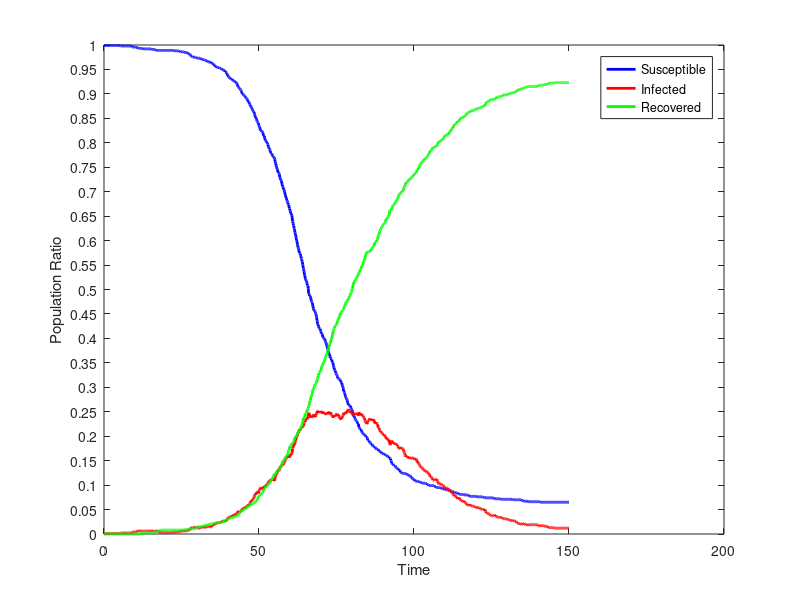

Write MATLAB code to recreate this figure.
dynamics = [
999.0,1.0,0.0;
999.0,1.0,0.0;
999.0,1.0,0.0;
999.0,1.0,0.0;
999.0,1.0,0.0;
999.0,1.0,0.0;
999.0,1.0,0.0;
999.0,1.0,0.0;
999.0,1.0,0.0;
999.0,1.0,0.0;
999.0,1.0,0.0;
999.0,1.0,0.0;
999.0,1.0,0.0;
999.0,1.0,0.0;
999.0,1.0,0.0;
999.0,1.0,0.0;
999.0,1.0,0.0;
999.0,1.0,0.0;
999.0,1.0,0.0;
999.0,1.0,0.0;
999.0,1.0,0.0;
999.0,1.0,0.0;
999.0,1.0,0.0;
999.0,1.0,0.0;
999.0,1.0,0.0;
999.0,1.0,0.0;
999.0,1.0,0.0;
999.0,1.0,0.0;
999.0,1.0,0.0;
999.0,1.0,0.0;
999.0,1.0,0.0;
999.0,1.0,0.0;
999.0,1.0,0.0;
999.0,1.0,0.0;
999.0,1.0,0.0;
999.0,1.0,0.0;
999.0,1.0,0.0;
999.0,1.0,0.0;
999.0,1.0,0.0;
999.0,1.0,0.0;
999.0,1.0,0.0;
999.0,1.0,0.0;
999.0,1.0,0.0;
999.0,1.0,0.0;
999.0,1.0,0.0;
999.0,1.0,0.0;
999.0,1.0,0.0;
999.0,1.0,0.0;
999.0,1.0,0.0;
999.0,1.0,0.0;
999.0,1.0,0.0;
999.0,1.0,0.0;
999.0,1.0,0.0;
998.0,2.0,0.0;
998.0,2.0,0.0;
998.0,2.0,0.0;
998.0,2.0,0.0;
998.0,2.0,0.0;
998.0,2.0,0.0;
998.0,2.0,0.0;
998.0,2.0,0.0;
998.0,2.0,0.0;
998.0,2.0,0.0;
998.0,2.0,0.0;
998.0,2.0,0.0;
998.0,2.0,0.0;
998.0,2.0,0.0;
998.0,2.0,0.0;
998.0,2.0,0.0;
998.0,2.0,0.0;
998.0,2.0,0.0;
998.0,2.0,0.0;
998.0,2.0,0.0;
998.0,2.0,0.0;
998.0,2.0,0.0;
998.0,2.0,0.0;
998.0,2.0,0.0;
998.0,2.0,0.0;
998.0,2.0,0.0;
998.0,2.0,0.0;
998.0,2.0,0.0;
998.0,2.0,0.0;
998.0,2.0,0.0;
998.0,2.0,0.0;
998.0,2.0,0.0;
998.0,2.0,0.0;
998.0,2.0,0.0;
998.0,2.0,0.0;
998.0,2.0,0.0;
998.0,2.0,0.0;
996.0,4.0,0.0;
996.0,4.0,0.0;
996.0,4.0,0.0;
996.0,4.0,0.0;
996.0,4.0,0.0;
996.0,4.0,0.0;
996.0,4.0,0.0;
996.0,4.0,0.0;
996.0,4.0,0.0;
996.0,4.0,0.0;
996.0,4.0,0.0;
996.0,4.0,0.0;
996.0,4.0,0.0;
995.0,5.0,0.0;
995.0,5.0,0.0;
995.0,5.0,0.0;
995.0,5.0,0.0;
994.0,6.0,0.0;
994.0,6.0,0.0;
994.0,6.0,0.0;
994.0,6.0,0.0;
994.0,6.0,0.0;
994.0,6.0,0.0;
994.0,6.0,0.0;
993.0,7.0,0.0;
993.0,7.0,0.0;
993.0,6.0,1.0;
993.0,6.0,1.0;
993.0,6.0,1.0;
993.0,6.0,1.0;
993.0,6.0,1.0;
993.0,6.0,1.0;
993.0,6.0,1.0;
993.0,6.0,1.0;
993.0,6.0,1.0;
993.0,6.0,1.0;
992.0,6.0,2.0;
992.0,6.0,2.0;
992.0,6.0,2.0;
992.0,6.0,2.0;
992.0,6.0,2.0;
992.0,6.0,2.0;
992.0,6.0,2.0;
992.0,6.0,2.0;
992.0,6.0,2.0;
992.0,6.0,2.0;
992.0,6.0,2.0;
992.0,6.0,2.0;
992.0,6.0,2.0;
992.0,6.0,2.0;
992.0,6.0,2.0;
992.0,6.0,2.0;
992.0,6.0,2.0;
992.0,6.0,2.0;
992.0,6.0,2.0;
992.0,6.0,2.0;
992.0,6.0,2.0;
992.0,6.0,2.0;
992.0,6.0,2.0;
992.0,6.0,2.0;
992.0,6.0,2.0;
992.0,6.0,2.0;
992.0,6.0,2.0;
991.0,7.0,2.0;
991.0,7.0,2.0;
991.0,6.0,3.0;
991.0,6.0,3.0;
991.0,6.0,3.0;
991.0,6.0,3.0;
991.0,6.0,3.0;
991.0,6.0,3.0;
991.0,6.0,3.0;
991.0,5.0,4.0;
991.0,5.0,4.0;
991.0,5.0,4.0;
990.0,6.0,4.0;
990.0,6.0,4.0;
990.0,6.0,4.0;
989.0,7.0,4.0;
989.0,7.0,4.0;
989.0,6.0,5.0;
989.0,6.0,5.0;
989.0,6.0,5.0;
989.0,6.0,5.0;
989.0,6.0,5.0;
989.0,6.0,5.0;
989.0,5.0,6.0;
989.0,5.0,6.0;
989.0,4.0,7.0;
989.0,4.0,7.0;
989.0,4.0,7.0;
989.0,4.0,7.0;
989.0,3.0,8.0;
989.0,3.0,8.0;
989.0,3.0,8.0;
989.0,3.0,8.0;
989.0,3.0,8.0;
989.0,3.0,8.0;
989.0,3.0,8.0;
989.0,3.0,8.0;
989.0,3.0,8.0;
989.0,3.0,8.0;
989.0,3.0,8.0;
989.0,3.0,8.0;
989.0,3.0,8.0;
989.0,3.0,8.0;
989.0,3.0,8.0;
989.0,3.0,8.0;
989.0,3.0,8.0;
989.0,3.0,8.0;
989.0,3.0,8.0;
989.0,3.0,8.0;
989.0,3.0,8.0;
989.0,3.0,8.0;
989.0,3.0,8.0;
989.0,3.0,8.0;
989.0,3.0,8.0;
989.0,3.0,8.0;
989.0,3.0,8.0;
989.0,3.0,8.0;
989.0,3.0,8.0;
989.0,3.0,8.0;
989.0,3.0,8.0;
989.0,3.0,8.0;
989.0,3.0,8.0;
989.0,3.0,8.0;
989.0,3.0,8.0;
989.0,3.0,8.0;
989.0,3.0,8.0;
989.0,3.0,8.0;
989.0,3.0,8.0;
989.0,3.0,8.0;
989.0,3.0,8.0;
989.0,3.0,8.0;
989.0,3.0,8.0;
989.0,3.0,8.0;
989.0,3.0,8.0;
988.0,4.0,8.0;
988.0,4.0,8.0;
988.0,4.0,8.0;
988.0,4.0,8.0;
988.0,4.0,8.0;
988.0,4.0,8.0;
988.0,4.0,8.0;
988.0,4.0,8.0;
988.0,4.0,8.0;
988.0,4.0,8.0;
988.0,4.0,8.0;
988.0,4.0,8.0;
988.0,4.0,8.0;
988.0,4.0,8.0;
988.0,4.0,8.0;
987.0,5.0,8.0;
987.0,5.0,8.0;
987.0,5.0,8.0;
987.0,5.0,8.0;
987.0,5.0,8.0;
986.0,6.0,8.0;
986.0,6.0,8.0;
986.0,6.0,8.0;
986.0,6.0,8.0;
986.0,6.0,8.0;
986.0,6.0,8.0;
986.0,6.0,8.0;
986.0,6.0,8.0;
986.0,6.0,8.0;
986.0,6.0,8.0;
986.0,6.0,8.0;
985.0,7.0,8.0;
985.0,7.0,8.0;
985.0,6.0,9.0;
985.0,6.0,9.0;
985.0,6.0,9.0;
985.0,6.0,9.0;
985.0,6.0,9.0;
985.0,6.0,9.0;
985.0,6.0,9.0;
984.0,7.0,9.0;
984.0,7.0,9.0;
984.0,7.0,9.0;
983.0,8.0,9.0;
983.0,8.0,9.0;
982.0,8.0,10.0;
982.0,8.0,10.0;
982.0,8.0,10.0;
982.0,8.0,10.0;
982.0,8.0,10.0;
981.0,9.0,10.0;
980.0,10.0,10.0;
979.0,11.0,10.0;
978.0,12.0,10.0;
977.0,13.0,10.0;
977.0,13.0,10.0;
977.0,13.0,10.0;
977.0,13.0,10.0;
977.0,12.0,11.0;
976.0,13.0,11.0;
975.0,14.0,11.0;
975.0,14.0,11.0;
975.0,14.0,11.0;
975.0,14.0,11.0;
975.0,14.0,11.0;
975.0,14.0,11.0;
975.0,13.0,12.0;
975.0,13.0,12.0;
975.0,13.0,12.0;
974.0,14.0,12.0;
974.0,14.0,12.0;
974.0,14.0,12.0;
974.0,13.0,13.0;
973.0,14.0,13.0;
973.0,13.0,14.0;
973.0,12.0,15.0;
973.0,12.0,15.0;
973.0,12.0,15.0;
973.0,12.0,15.0;
973.0,12.0,15.0;
973.0,12.0,15.0;
973.0,12.0,15.0;
973.0,12.0,15.0;
973.0,12.0,15.0;
973.0,12.0,15.0;
972.0,13.0,15.0;
972.0,13.0,15.0;
971.0,14.0,15.0;
971.0,14.0,15.0;
970.0,15.0,15.0;
970.0,15.0,15.0;
970.0,14.0,16.0;
970.0,13.0,17.0;
970.0,13.0,17.0;
970.0,13.0,17.0;
970.0,13.0,17.0;
970.0,13.0,17.0;
970.0,13.0,17.0;
969.0,14.0,17.0;
968.0,15.0,17.0;
968.0,14.0,18.0;
968.0,14.0,18.0;
968.0,14.0,18.0;
968.0,14.0,18.0;
968.0,14.0,18.0;
968.0,14.0,18.0;
967.0,15.0,18.0;
967.0,15.0,18.0;
966.0,15.0,19.0;
966.0,15.0,19.0;
965.0,16.0,19.0;
965.0,16.0,19.0;
965.0,16.0,19.0;
965.0,15.0,20.0;
965.0,15.0,20.0;
965.0,15.0,20.0;
965.0,15.0,20.0;
965.0,14.0,21.0;
965.0,14.0,21.0;
965.0,14.0,21.0;
963.0,16.0,21.0;
963.0,16.0,21.0;
962.0,17.0,21.0;
962.0,17.0,21.0;
962.0,17.0,21.0;
962.0,17.0,21.0;
960.0,19.0,21.0;
960.0,19.0,21.0;
959.0,20.0,21.0;
959.0,19.0,22.0;
957.0,21.0,22.0;
957.0,21.0,22.0;
957.0,20.0,23.0;
956.0,21.0,23.0;
956.0,21.0,23.0;
955.0,22.0,23.0;
955.0,22.0,23.0;
955.0,22.0,23.0;
954.0,23.0,23.0;
954.0,23.0,23.0;
954.0,23.0,23.0;
954.0,23.0,23.0;
954.0,23.0,23.0;
954.0,23.0,23.0;
954.0,22.0,24.0;
953.0,23.0,24.0;
953.0,23.0,24.0;
952.0,24.0,24.0;
952.0,24.0,24.0;
952.0,24.0,24.0;
952.0,24.0,24.0;
952.0,24.0,24.0;
951.0,25.0,24.0;
951.0,25.0,24.0;
950.0,26.0,24.0;
950.0,26.0,24.0;
949.0,27.0,24.0;
949.0,27.0,24.0;
949.0,27.0,24.0;
948.0,27.0,25.0;
948.0,26.0,26.0;
948.0,26.0,26.0;
948.0,26.0,26.0;
948.0,25.0,27.0;
945.0,27.0,28.0;
945.0,26.0,29.0;
945.0,26.0,29.0;
944.0,27.0,29.0;
943.0,27.0,30.0;
941.0,29.0,30.0;
941.0,29.0,30.0;
940.0,30.0,30.0;
937.0,33.0,30.0;
937.0,33.0,30.0;
936.0,34.0,30.0;
935.0,34.0,31.0;
934.0,34.0,32.0;
934.0,33.0,33.0;
933.0,34.0,33.0;
932.0,35.0,33.0;
932.0,35.0,33.0;
931.0,36.0,33.0;
931.0,36.0,33.0;
930.0,37.0,33.0;
930.0,36.0,34.0;
930.0,36.0,34.0;
930.0,36.0,34.0;
930.0,36.0,34.0;
928.0,38.0,34.0;
928.0,38.0,34.0;
927.0,39.0,34.0;
927.0,39.0,34.0;
927.0,39.0,34.0;
926.0,40.0,34.0;
925.0,40.0,35.0;
925.0,40.0,35.0;
925.0,39.0,36.0;
925.0,39.0,36.0;
924.0,40.0,36.0;
924.0,40.0,36.0;
922.0,42.0,36.0;
921.0,43.0,36.0;
920.0,43.0,37.0;
920.0,43.0,37.0;
919.0,43.0,38.0;
915.0,47.0,38.0;
914.0,47.0,39.0;
914.0,46.0,40.0;
913.0,46.0,41.0;
912.0,45.0,43.0;
911.0,46.0,43.0;
911.0,45.0,44.0;
910.0,46.0,44.0;
909.0,46.0,45.0;
908.0,46.0,46.0;
907.0,47.0,46.0;
906.0,47.0,47.0;
904.0,48.0,48.0;
902.0,50.0,48.0;
900.0,52.0,48.0;
900.0,51.0,49.0;
900.0,51.0,49.0;
899.0,52.0,49.0;
898.0,53.0,49.0;
897.0,54.0,49.0;
897.0,53.0,50.0;
896.0,53.0,51.0;
896.0,53.0,51.0;
895.0,54.0,51.0;
893.0,56.0,51.0;
892.0,56.0,52.0;
892.0,54.0,54.0;
891.0,55.0,54.0;
891.0,55.0,54.0;
890.0,56.0,54.0;
889.0,56.0,55.0;
888.0,57.0,55.0;
885.0,60.0,55.0;
885.0,58.0,57.0;
883.0,59.0,58.0;
883.0,59.0,58.0;
883.0,58.0,59.0;
880.0,61.0,59.0;
879.0,62.0,59.0;
878.0,63.0,59.0;
877.0,64.0,59.0;
874.0,67.0,59.0;
874.0,67.0,59.0;
873.0,68.0,59.0;
872.0,67.0,61.0;
871.0,67.0,62.0;
869.0,69.0,62.0;
868.0,69.0,63.0;
866.0,71.0,63.0;
865.0,72.0,63.0;
864.0,73.0,63.0;
864.0,73.0,63.0;
863.0,74.0,63.0;
860.0,77.0,63.0;
858.0,79.0,63.0;
856.0,80.0,64.0;
853.0,82.0,65.0;
853.0,81.0,66.0;
850.0,83.0,67.0;
850.0,82.0,68.0;
848.0,84.0,68.0;
846.0,86.0,68.0;
844.0,86.0,70.0;
843.0,86.0,71.0;
842.0,87.0,71.0;
841.0,85.0,74.0;
840.0,83.0,77.0;
836.0,87.0,77.0;
835.0,88.0,77.0;
833.0,89.0,78.0;
832.0,90.0,78.0;
830.0,92.0,78.0;
827.0,94.0,79.0;
825.0,95.0,80.0;
825.0,95.0,80.0;
825.0,94.0,81.0;
824.0,94.0,82.0;
824.0,92.0,84.0;
823.0,92.0,85.0;
823.0,92.0,85.0;
821.0,93.0,86.0;
820.0,93.0,87.0;
816.0,97.0,87.0;
814.0,96.0,90.0;
814.0,96.0,90.0;
814.0,95.0,91.0;
811.0,95.0,94.0;
808.0,98.0,94.0;
806.0,99.0,95.0;
805.0,98.0,97.0;
804.0,99.0,97.0;
804.0,99.0,97.0;
802.0,101.0,97.0;
802.0,101.0,97.0;
800.0,102.0,98.0;
799.0,103.0,98.0;
797.0,103.0,100.0;
796.0,103.0,101.0;
793.0,105.0,102.0;
790.0,108.0,102.0;
789.0,108.0,103.0;
789.0,107.0,104.0;
787.0,109.0,104.0;
786.0,109.0,105.0;
784.0,109.0,107.0;
781.0,110.0,109.0;
779.0,111.0,110.0;
778.0,112.0,110.0;
778.0,112.0,110.0;
778.0,112.0,110.0;
777.0,110.0,113.0;
774.0,112.0,114.0;
773.0,112.0,115.0;
773.0,112.0,115.0;
772.0,111.0,117.0;
770.0,111.0,119.0;
770.0,109.0,121.0;
770.0,109.0,121.0;
768.0,109.0,123.0;
766.0,111.0,123.0;
762.0,115.0,123.0;
759.0,118.0,123.0;
758.0,119.0,123.0;
754.0,121.0,125.0;
751.0,122.0,127.0;
750.0,122.0,128.0;
747.0,125.0,128.0;
747.0,125.0,128.0;
745.0,126.0,129.0;
740.0,131.0,129.0;
740.0,130.0,130.0;
738.0,132.0,130.0;
738.0,129.0,133.0;
737.0,130.0,133.0;
735.0,132.0,133.0;
730.0,136.0,134.0;
729.0,135.0,136.0;
725.0,138.0,137.0;
724.0,139.0,137.0;
724.0,139.0,137.0;
723.0,138.0,139.0;
720.0,139.0,141.0;
716.0,142.0,142.0;
714.0,141.0,145.0;
711.0,143.0,146.0;
710.0,141.0,149.0;
709.0,141.0,150.0;
705.0,144.0,151.0;
705.0,144.0,151.0;
703.0,145.0,152.0;
700.0,147.0,153.0;
699.0,148.0,153.0;
695.0,150.0,155.0;
693.0,151.0,156.0;
689.0,153.0,158.0;
689.0,153.0,158.0;
687.0,155.0,158.0;
685.0,156.0,159.0;
682.0,159.0,159.0;
681.0,158.0,161.0;
680.0,158.0,162.0;
678.0,160.0,162.0;
674.0,159.0,167.0;
673.0,158.0,169.0;
673.0,156.0,171.0;
669.0,159.0,172.0;
666.0,160.0,174.0;
665.0,157.0,178.0;
662.0,160.0,178.0;
660.0,160.0,180.0;
656.0,163.0,181.0;
656.0,162.0,182.0;
654.0,164.0,182.0;
654.0,163.0,183.0;
651.0,165.0,184.0;
648.0,166.0,186.0;
640.0,174.0,186.0;
639.0,175.0,186.0;
635.0,179.0,186.0;
632.0,180.0,188.0;
631.0,179.0,190.0;
625.0,184.0,191.0;
624.0,184.0,192.0;
621.0,183.0,196.0;
617.0,186.0,197.0;
614.0,188.0,198.0;
611.0,190.0,199.0;
609.0,192.0,199.0;
604.0,197.0,199.0;
601.0,198.0,201.0;
599.0,200.0,201.0;
597.0,200.0,203.0;
592.0,201.0,207.0;
589.0,204.0,207.0;
586.0,207.0,207.0;
584.0,207.0,209.0;
582.0,207.0,211.0;
579.0,210.0,211.0;
575.0,214.0,211.0;
575.0,212.0,213.0;
574.0,213.0,213.0;
573.0,213.0,214.0;
570.0,214.0,216.0;
568.0,215.0,217.0;
564.0,216.0,220.0;
563.0,217.0,220.0;
561.0,217.0,222.0;
557.0,219.0,224.0;
556.0,218.0,226.0;
551.0,220.0,229.0;
548.0,220.0,232.0;
543.0,220.0,237.0;
541.0,222.0,237.0;
537.0,226.0,237.0;
534.0,228.0,238.0;
530.0,232.0,238.0;
528.0,231.0,241.0;
524.0,230.0,246.0;
522.0,232.0,246.0;
520.0,233.0,247.0;
518.0,235.0,247.0;
517.0,235.0,248.0;
515.0,236.0,249.0;
512.0,235.0,253.0;
509.0,237.0,254.0;
508.0,238.0,254.0;
507.0,237.0,256.0;
502.0,241.0,257.0;
493.0,247.0,260.0;
491.0,248.0,261.0;
490.0,245.0,265.0;
487.0,245.0,268.0;
487.0,243.0,270.0;
486.0,241.0,273.0;
486.0,240.0,274.0;
483.0,238.0,279.0;
479.0,241.0,280.0;
477.0,240.0,283.0;
475.0,240.0,285.0;
474.0,239.0,287.0;
473.0,239.0,288.0;
468.0,240.0,292.0;
466.0,239.0,295.0;
462.0,243.0,295.0;
461.0,243.0,296.0;
457.0,245.0,298.0;
457.0,243.0,300.0;
456.0,242.0,302.0;
455.0,241.0,304.0;
455.0,239.0,306.0;
453.0,241.0,306.0;
451.0,242.0,307.0;
449.0,243.0,308.0;
445.0,246.0,309.0;
443.0,246.0,311.0;
437.0,250.0,313.0;
435.0,249.0,316.0;
430.0,252.0,318.0;
428.0,252.0,320.0;
428.0,248.0,324.0;
424.0,251.0,325.0;
423.0,249.0,328.0;
421.0,249.0,330.0;
420.0,250.0,330.0;
420.0,249.0,331.0;
420.0,249.0,331.0;
417.0,250.0,333.0;
415.0,250.0,335.0;
414.0,251.0,335.0;
410.0,251.0,339.0;
410.0,249.0,341.0;
409.0,248.0,343.0;
409.0,247.0,344.0;
408.0,246.0,346.0;
402.0,250.0,348.0;
402.0,250.0,348.0;
401.0,248.0,351.0;
400.0,248.0,352.0;
400.0,247.0,353.0;
400.0,247.0,353.0;
399.0,246.0,355.0;
396.0,247.0,357.0;
394.0,245.0,361.0;
392.0,245.0,363.0;
391.0,244.0,365.0;
390.0,245.0,365.0;
387.0,246.0,367.0;
385.0,246.0,369.0;
383.0,248.0,369.0;
381.0,246.0,373.0;
377.0,247.0,376.0;
375.0,247.0,378.0;
372.0,249.0,379.0;
370.0,249.0,381.0;
368.0,250.0,382.0;
368.0,245.0,387.0;
366.0,245.0,389.0;
363.0,247.0,390.0;
360.0,249.0,391.0;
360.0,249.0,391.0;
359.0,246.0,395.0;
358.0,245.0,397.0;
356.0,244.0,400.0;
356.0,244.0,400.0;
352.0,243.0,405.0;
352.0,240.0,408.0;
351.0,240.0,409.0;
348.0,238.0,414.0;
345.0,239.0,416.0;
342.0,240.0,418.0;
340.0,240.0,420.0;
337.0,242.0,421.0;
335.0,241.0,424.0;
334.0,241.0,425.0;
334.0,240.0,426.0;
331.0,243.0,426.0;
329.0,244.0,427.0;
328.0,245.0,427.0;
326.0,246.0,428.0;
325.0,246.0,429.0;
324.0,244.0,432.0;
322.0,242.0,436.0;
319.0,244.0,437.0;
318.0,244.0,438.0;
317.0,244.0,439.0;
317.0,244.0,439.0;
317.0,241.0,442.0;
317.0,238.0,445.0;
317.0,238.0,445.0;
316.0,237.0,447.0;
315.0,235.0,450.0;
313.0,235.0,452.0;
313.0,234.0,453.0;
310.0,237.0,453.0;
309.0,237.0,454.0;
309.0,236.0,455.0;
305.0,239.0,456.0;
304.0,239.0,457.0;
301.0,241.0,458.0;
300.0,242.0,458.0;
297.0,244.0,459.0;
292.0,248.0,460.0;
292.0,247.0,461.0;
290.0,246.0,464.0;
289.0,246.0,465.0;
287.0,245.0,468.0;
284.0,247.0,469.0;
281.0,248.0,471.0;
279.0,249.0,472.0;
279.0,247.0,474.0;
277.0,248.0,475.0;
275.0,250.0,475.0;
275.0,249.0,476.0;
273.0,251.0,476.0;
269.0,253.0,478.0;
266.0,254.0,480.0;
266.0,254.0,480.0;
264.0,255.0,481.0;
264.0,253.0,483.0;
263.0,252.0,485.0;
262.0,251.0,487.0;
262.0,251.0,487.0;
262.0,250.0,488.0;
262.0,248.0,490.0;
259.0,249.0,492.0;
257.0,250.0,493.0;
255.0,251.0,494.0;
255.0,249.0,496.0;
254.0,246.0,500.0;
253.0,245.0,502.0;
249.0,248.0,503.0;
245.0,248.0,507.0;
242.0,247.0,511.0;
241.0,248.0,511.0;
241.0,244.0,515.0;
241.0,244.0,515.0;
239.0,245.0,516.0;
237.0,246.0,517.0;
236.0,245.0,519.0;
234.0,246.0,520.0;
233.0,246.0,521.0;
232.0,246.0,522.0;
231.0,246.0,523.0;
231.0,245.0,524.0;
230.0,245.0,525.0;
229.0,244.0,527.0;
227.0,245.0,528.0;
225.0,247.0,528.0;
225.0,245.0,530.0;
225.0,242.0,533.0;
218.0,249.0,533.0;
218.0,247.0,535.0;
217.0,247.0,536.0;
216.0,246.0,538.0;
214.0,246.0,540.0;
214.0,244.0,542.0;
214.0,244.0,542.0;
214.0,243.0,543.0;
210.0,246.0,544.0;
210.0,244.0,546.0;
208.0,243.0,549.0;
208.0,242.0,550.0;
207.0,243.0,550.0;
206.0,242.0,552.0;
205.0,241.0,554.0;
204.0,239.0,557.0;
204.0,238.0,558.0;
203.0,238.0,559.0;
203.0,237.0,560.0;
203.0,235.0,562.0;
202.0,232.0,566.0;
201.0,230.0,569.0;
201.0,228.0,571.0;
199.0,228.0,573.0;
199.0,227.0,574.0;
199.0,227.0,574.0;
198.0,225.0,577.0;
197.0,226.0,577.0;
195.0,228.0,577.0;
192.0,231.0,577.0;
191.0,232.0,577.0;
191.0,232.0,577.0;
191.0,232.0,577.0;
190.0,233.0,577.0;
188.0,235.0,577.0;
187.0,236.0,577.0;
187.0,234.0,579.0;
187.0,234.0,579.0;
186.0,235.0,579.0;
185.0,233.0,582.0;
184.0,234.0,582.0;
184.0,233.0,583.0;
184.0,232.0,584.0;
182.0,233.0,585.0;
181.0,233.0,586.0;
180.0,234.0,586.0;
179.0,235.0,586.0;
179.0,233.0,588.0;
179.0,232.0,589.0;
178.0,233.0,589.0;
178.0,231.0,591.0;
178.0,227.0,595.0;
178.0,227.0,595.0;
177.0,226.0,597.0;
175.0,228.0,597.0;
175.0,228.0,597.0;
175.0,227.0,598.0;
174.0,228.0,598.0;
173.0,226.0,601.0;
173.0,225.0,602.0;
173.0,225.0,602.0;
173.0,223.0,604.0;
173.0,219.0,608.0;
173.0,217.0,610.0;
172.0,217.0,611.0;
170.0,217.0,613.0;
170.0,215.0,615.0;
169.0,212.0,619.0;
169.0,211.0,620.0;
168.0,211.0,621.0;
168.0,209.0,623.0;
167.0,209.0,624.0;
167.0,208.0,625.0;
165.0,208.0,627.0;
165.0,207.0,628.0;
165.0,207.0,628.0;
165.0,206.0,629.0;
165.0,204.0,631.0;
165.0,203.0,632.0;
164.0,203.0,633.0;
164.0,202.0,634.0;
164.0,202.0,634.0;
163.0,203.0,634.0;
163.0,202.0,635.0;
163.0,201.0,636.0;
162.0,201.0,637.0;
162.0,199.0,639.0;
161.0,199.0,640.0;
161.0,195.0,644.0;
160.0,196.0,644.0;
160.0,195.0,645.0;
160.0,195.0,645.0;
160.0,194.0,646.0;
159.0,193.0,648.0;
158.0,194.0,648.0;
158.0,193.0,649.0;
158.0,192.0,650.0;
158.0,190.0,652.0;
155.0,192.0,653.0;
155.0,186.0,659.0;
155.0,184.0,661.0;
155.0,182.0,663.0;
154.0,183.0,663.0;
151.0,186.0,663.0;
150.0,187.0,663.0;
148.0,189.0,663.0;
145.0,191.0,664.0;
144.0,190.0,666.0;
143.0,190.0,667.0;
143.0,187.0,670.0;
143.0,185.0,672.0;
142.0,186.0,672.0;
141.0,187.0,672.0;
140.0,187.0,673.0;
140.0,186.0,674.0;
140.0,185.0,675.0;
140.0,185.0,675.0;
140.0,183.0,677.0;
138.0,184.0,678.0;
137.0,183.0,680.0;
136.0,184.0,680.0;
135.0,184.0,681.0;
135.0,183.0,682.0;
134.0,182.0,684.0;
134.0,182.0,684.0;
133.0,182.0,685.0;
133.0,179.0,688.0;
133.0,178.0,689.0;
133.0,176.0,691.0;
131.0,177.0,692.0;
131.0,175.0,694.0;
130.0,175.0,695.0;
130.0,174.0,696.0;
130.0,174.0,696.0;
127.0,177.0,696.0;
126.0,177.0,697.0;
126.0,176.0,698.0;
125.0,176.0,699.0;
125.0,176.0,699.0;
125.0,176.0,699.0;
124.0,175.0,701.0;
124.0,174.0,702.0;
124.0,174.0,702.0;
124.0,174.0,702.0;
124.0,173.0,703.0;
124.0,169.0,707.0;
124.0,167.0,709.0;
124.0,166.0,710.0;
124.0,165.0,711.0;
124.0,163.0,713.0;
124.0,161.0,715.0;
124.0,158.0,718.0;
123.0,159.0,718.0;
123.0,159.0,718.0;
123.0,159.0,718.0;
122.0,159.0,719.0;
122.0,159.0,719.0;
121.0,159.0,720.0;
121.0,157.0,722.0;
121.0,156.0,723.0;
121.0,155.0,724.0;
120.0,156.0,724.0;
120.0,156.0,724.0;
119.0,157.0,724.0;
119.0,156.0,725.0;
119.0,156.0,725.0;
119.0,154.0,727.0;
118.0,155.0,727.0;
117.0,155.0,728.0;
116.0,155.0,729.0;
116.0,155.0,729.0;
115.0,155.0,730.0;
114.0,156.0,730.0;
113.0,156.0,731.0;
112.0,156.0,732.0;
112.0,156.0,732.0;
112.0,156.0,732.0;
112.0,154.0,734.0;
111.0,154.0,735.0;
111.0,153.0,736.0;
111.0,152.0,737.0;
109.0,153.0,738.0;
109.0,153.0,738.0;
108.0,154.0,738.0;
108.0,154.0,738.0;
108.0,154.0,738.0;
108.0,152.0,740.0;
108.0,151.0,741.0;
108.0,147.0,745.0;
108.0,147.0,745.0;
107.0,148.0,745.0;
107.0,147.0,746.0;
107.0,144.0,749.0;
107.0,144.0,749.0;
107.0,144.0,749.0;
107.0,142.0,751.0;
107.0,141.0,752.0;
106.0,140.0,754.0;
106.0,138.0,756.0;
106.0,137.0,757.0;
105.0,137.0,758.0;
105.0,137.0,758.0;
105.0,136.0,759.0;
105.0,136.0,759.0;
104.0,135.0,761.0;
104.0,135.0,761.0;
104.0,134.0,762.0;
104.0,133.0,763.0;
104.0,132.0,764.0;
104.0,131.0,765.0;
104.0,131.0,765.0;
104.0,131.0,765.0;
104.0,131.0,765.0;
104.0,128.0,768.0;
104.0,128.0,768.0;
104.0,128.0,768.0;
103.0,129.0,768.0;
103.0,129.0,768.0;
103.0,128.0,769.0;
103.0,127.0,770.0;
102.0,127.0,771.0;
101.0,127.0,772.0;
101.0,126.0,773.0;
101.0,125.0,774.0;
100.0,125.0,775.0;
100.0,123.0,777.0;
99.0,123.0,778.0;
99.0,123.0,778.0;
99.0,122.0,779.0;
99.0,120.0,781.0;
99.0,117.0,784.0;
99.0,117.0,784.0;
99.0,117.0,784.0;
99.0,117.0,784.0;
99.0,116.0,785.0;
99.0,116.0,785.0;
99.0,115.0,786.0;
99.0,114.0,787.0;
99.0,113.0,788.0;
99.0,110.0,791.0;
99.0,110.0,791.0;
99.0,110.0,791.0;
99.0,110.0,791.0;
99.0,110.0,791.0;
98.0,111.0,791.0;
97.0,112.0,791.0;
97.0,112.0,791.0;
96.0,112.0,792.0;
96.0,111.0,793.0;
96.0,111.0,793.0;
95.0,112.0,793.0;
95.0,112.0,793.0;
95.0,112.0,793.0;
95.0,109.0,796.0;
95.0,108.0,797.0;
95.0,107.0,798.0;
95.0,104.0,801.0;
95.0,103.0,802.0;
95.0,102.0,803.0;
95.0,102.0,803.0;
95.0,102.0,803.0;
95.0,102.0,803.0;
94.0,103.0,803.0;
94.0,103.0,803.0;
94.0,103.0,803.0;
94.0,102.0,804.0;
94.0,101.0,805.0;
94.0,100.0,806.0;
94.0,100.0,806.0;
93.0,100.0,807.0;
93.0,100.0,807.0;
92.0,100.0,808.0;
92.0,100.0,808.0;
92.0,99.0,809.0;
92.0,98.0,810.0;
92.0,97.0,811.0;
92.0,96.0,812.0;
92.0,94.0,814.0;
91.0,94.0,815.0;
91.0,94.0,815.0;
91.0,93.0,816.0;
91.0,93.0,816.0;
90.0,94.0,816.0;
90.0,94.0,816.0;
90.0,94.0,816.0;
90.0,94.0,816.0;
90.0,94.0,816.0;
90.0,94.0,816.0;
90.0,92.0,818.0;
90.0,92.0,818.0;
90.0,91.0,819.0;
90.0,90.0,820.0;
89.0,91.0,820.0;
89.0,89.0,822.0;
87.0,91.0,822.0;
87.0,89.0,824.0;
87.0,88.0,825.0;
87.0,88.0,825.0;
87.0,86.0,827.0;
87.0,86.0,827.0;
87.0,85.0,828.0;
87.0,84.0,829.0;
87.0,84.0,829.0;
86.0,84.0,830.0;
86.0,81.0,833.0;
86.0,81.0,833.0;
86.0,80.0,834.0;
86.0,78.0,836.0;
85.0,78.0,837.0;
84.0,79.0,837.0;
84.0,79.0,837.0;
84.0,78.0,838.0;
84.0,78.0,838.0;
84.0,77.0,839.0;
84.0,76.0,840.0;
84.0,76.0,840.0;
84.0,75.0,841.0;
84.0,74.0,842.0;
84.0,72.0,844.0;
83.0,73.0,844.0;
83.0,73.0,844.0;
83.0,73.0,844.0;
82.0,74.0,844.0;
82.0,73.0,845.0;
81.0,74.0,845.0;
81.0,73.0,846.0;
81.0,71.0,848.0;
81.0,71.0,848.0;
81.0,69.0,850.0;
81.0,68.0,851.0;
81.0,68.0,851.0;
81.0,68.0,851.0;
81.0,68.0,851.0;
81.0,67.0,852.0;
81.0,67.0,852.0;
81.0,67.0,852.0;
81.0,67.0,852.0;
81.0,67.0,852.0;
81.0,67.0,852.0;
80.0,68.0,852.0;
80.0,66.0,854.0;
80.0,66.0,854.0;
80.0,65.0,855.0;
80.0,64.0,856.0;
80.0,64.0,856.0;
80.0,63.0,857.0;
80.0,63.0,857.0;
80.0,62.0,858.0;
80.0,62.0,858.0;
80.0,60.0,860.0;
80.0,59.0,861.0;
80.0,59.0,861.0;
79.0,59.0,862.0;
79.0,59.0,862.0;
79.0,59.0,862.0;
78.0,60.0,862.0;
78.0,59.0,863.0;
78.0,59.0,863.0;
77.0,60.0,863.0;
77.0,60.0,863.0;
77.0,59.0,864.0;
77.0,59.0,864.0;
77.0,58.0,865.0;
77.0,57.0,866.0;
77.0,57.0,866.0;
77.0,57.0,866.0;
77.0,57.0,866.0;
77.0,57.0,866.0;
77.0,57.0,866.0;
77.0,57.0,866.0;
77.0,57.0,866.0;
77.0,57.0,866.0;
77.0,56.0,867.0;
77.0,56.0,867.0;
77.0,56.0,867.0;
77.0,56.0,867.0;
77.0,56.0,867.0;
77.0,55.0,868.0;
77.0,53.0,870.0;
77.0,53.0,870.0;
77.0,53.0,870.0;
76.0,54.0,870.0;
76.0,54.0,870.0;
76.0,54.0,870.0;
76.0,54.0,870.0;
76.0,54.0,870.0;
76.0,54.0,870.0;
76.0,54.0,870.0;
76.0,54.0,870.0;
76.0,54.0,870.0;
76.0,53.0,871.0;
76.0,52.0,872.0;
76.0,51.0,873.0;
76.0,51.0,873.0;
76.0,51.0,873.0;
76.0,51.0,873.0;
76.0,51.0,873.0;
76.0,51.0,873.0;
76.0,51.0,873.0;
76.0,50.0,874.0;
75.0,51.0,874.0;
75.0,50.0,875.0;
75.0,50.0,875.0;
75.0,50.0,875.0;
75.0,50.0,875.0;
75.0,50.0,875.0;
75.0,49.0,876.0;
74.0,50.0,876.0;
74.0,47.0,879.0;
74.0,46.0,880.0;
74.0,45.0,881.0;
74.0,43.0,883.0;
74.0,43.0,883.0;
74.0,43.0,883.0;
74.0,43.0,883.0;
74.0,43.0,883.0;
74.0,42.0,884.0;
74.0,42.0,884.0;
74.0,42.0,884.0;
74.0,41.0,885.0;
74.0,40.0,886.0;
74.0,40.0,886.0;
74.0,40.0,886.0;
74.0,39.0,887.0;
74.0,38.0,888.0;
74.0,38.0,888.0;
74.0,38.0,888.0;
74.0,38.0,888.0;
74.0,38.0,888.0;
74.0,37.0,889.0;
74.0,37.0,889.0;
74.0,37.0,889.0;
74.0,37.0,889.0;
74.0,37.0,889.0;
74.0,37.0,889.0;
73.0,38.0,889.0;
73.0,38.0,889.0;
73.0,38.0,889.0;
72.0,39.0,889.0;
72.0,38.0,890.0;
72.0,38.0,890.0;
72.0,38.0,890.0;
72.0,38.0,890.0;
72.0,36.0,892.0;
72.0,35.0,893.0;
72.0,35.0,893.0;
72.0,35.0,893.0;
72.0,35.0,893.0;
72.0,34.0,894.0;
72.0,34.0,894.0;
72.0,34.0,894.0;
72.0,34.0,894.0;
72.0,34.0,894.0;
72.0,34.0,894.0;
72.0,34.0,894.0;
72.0,34.0,894.0;
72.0,34.0,894.0;
71.0,35.0,894.0;
71.0,34.0,895.0;
71.0,34.0,895.0;
71.0,34.0,895.0;
71.0,34.0,895.0;
71.0,33.0,896.0;
71.0,32.0,897.0;
71.0,32.0,897.0;
71.0,31.0,898.0;
71.0,31.0,898.0;
71.0,31.0,898.0;
71.0,31.0,898.0;
71.0,31.0,898.0;
71.0,31.0,898.0;
71.0,31.0,898.0;
71.0,31.0,898.0;
71.0,31.0,898.0;
71.0,31.0,898.0;
71.0,31.0,898.0;
71.0,31.0,898.0;
71.0,31.0,898.0;
71.0,31.0,898.0;
71.0,30.0,899.0;
71.0,30.0,899.0;
71.0,30.0,899.0;
71.0,30.0,899.0;
71.0,30.0,899.0;
71.0,29.0,900.0;
71.0,28.0,901.0;
71.0,28.0,901.0;
71.0,28.0,901.0;
71.0,28.0,901.0;
71.0,28.0,901.0;
71.0,28.0,901.0;
71.0,27.0,902.0;
71.0,27.0,902.0;
71.0,27.0,902.0;
71.0,27.0,902.0;
71.0,27.0,902.0;
70.0,28.0,902.0;
70.0,28.0,902.0;
70.0,27.0,903.0;
70.0,27.0,903.0;
70.0,27.0,903.0;
70.0,27.0,903.0;
70.0,27.0,903.0;
70.0,27.0,903.0;
70.0,26.0,904.0;
70.0,26.0,904.0;
70.0,26.0,904.0;
70.0,26.0,904.0;
70.0,25.0,905.0;
70.0,24.0,906.0;
70.0,24.0,906.0;
70.0,22.0,908.0;
70.0,22.0,908.0;
70.0,22.0,908.0;
70.0,22.0,908.0;
70.0,22.0,908.0;
70.0,22.0,908.0;
70.0,21.0,909.0;
70.0,21.0,909.0;
70.0,21.0,909.0;
70.0,20.0,910.0;
70.0,20.0,910.0;
70.0,20.0,910.0;
70.0,20.0,910.0;
69.0,21.0,910.0;
69.0,21.0,910.0;
69.0,21.0,910.0;
69.0,20.0,911.0;
69.0,20.0,911.0;
69.0,20.0,911.0;
68.0,21.0,911.0;
67.0,21.0,912.0;
67.0,21.0,912.0;
67.0,21.0,912.0;
67.0,20.0,913.0;
67.0,20.0,913.0;
67.0,20.0,913.0;
67.0,20.0,913.0;
67.0,20.0,913.0;
67.0,19.0,914.0;
67.0,19.0,914.0;
67.0,19.0,914.0;
67.0,19.0,914.0;
67.0,19.0,914.0;
67.0,19.0,914.0;
67.0,18.0,915.0;
67.0,18.0,915.0;
66.0,19.0,915.0;
66.0,19.0,915.0;
66.0,19.0,915.0;
66.0,19.0,915.0;
66.0,19.0,915.0;
66.0,19.0,915.0;
66.0,19.0,915.0;
66.0,19.0,915.0;
66.0,19.0,915.0;
66.0,19.0,915.0;
66.0,19.0,915.0;
66.0,19.0,915.0;
66.0,19.0,915.0;
66.0,19.0,915.0;
66.0,19.0,915.0;
66.0,19.0,915.0;
66.0,19.0,915.0;
66.0,19.0,915.0;
66.0,19.0,915.0;
66.0,19.0,915.0;
66.0,19.0,915.0;
66.0,19.0,915.0;
66.0,19.0,915.0;
66.0,19.0,915.0;
66.0,19.0,915.0;
66.0,19.0,915.0;
66.0,19.0,915.0;
66.0,19.0,915.0;
66.0,19.0,915.0;
66.0,19.0,915.0;
66.0,18.0,916.0;
66.0,18.0,916.0;
66.0,17.0,917.0;
66.0,17.0,917.0;
66.0,17.0,917.0;
66.0,17.0,917.0;
66.0,16.0,918.0;
66.0,16.0,918.0;
65.0,17.0,918.0;
65.0,17.0,918.0;
65.0,17.0,918.0;
65.0,17.0,918.0;
65.0,17.0,918.0;
65.0,17.0,918.0;
65.0,17.0,918.0;
65.0,17.0,918.0;
65.0,17.0,918.0;
65.0,17.0,918.0;
65.0,17.0,918.0;
65.0,17.0,918.0;
65.0,16.0,919.0;
65.0,16.0,919.0;
65.0,16.0,919.0;
65.0,16.0,919.0;
65.0,16.0,919.0;
65.0,16.0,919.0;
65.0,16.0,919.0;
65.0,16.0,919.0;
65.0,16.0,919.0;
65.0,16.0,919.0;
65.0,15.0,920.0;
65.0,15.0,920.0;
65.0,15.0,920.0;
65.0,15.0,920.0;
65.0,13.0,922.0;
65.0,13.0,922.0;
65.0,13.0,922.0;
65.0,13.0,922.0;
65.0,13.0,922.0;
65.0,13.0,922.0;
65.0,13.0,922.0;
65.0,13.0,922.0;
65.0,13.0,922.0;
65.0,13.0,922.0;
65.0,13.0,922.0;
65.0,13.0,922.0;
65.0,13.0,922.0;
65.0,13.0,922.0;
65.0,13.0,922.0;
65.0,13.0,922.0;
65.0,13.0,922.0;
65.0,13.0,922.0;
65.0,13.0,922.0;
65.0,12.0,923.0;
65.0,12.0,923.0;
65.0,12.0,923.0;
65.0,12.0,923.0;
65.0,12.0,923.0;
65.0,12.0,923.0;
65.0,12.0,923.0;
65.0,12.0,923.0;
65.0,12.0,923.0;
65.0,12.0,923.0;
65.0,12.0,923.0;
65.0,12.0,923.0;
65.0,12.0,923.0;
65.0,12.0,923.0;
65.0,12.0,923.0;
65.0,12.0,923.0;
65.0,12.0,923.0;
65.0,12.0,923.0;
65.0,12.0,923.0;
65.0,12.0,923.0;
65.0,12.0,923.0;
65.0,12.0,923.0;
65.0,12.0,923.0;
65.0,12.0,923.0;
65.0,12.0,923.0;
65.0,12.0,923.0;
65.0,12.0,923.0;
65.0,12.0,923.0;
65.0,12.0,923.0;
65.0,12.0,923.0;
65.0,12.0,923.0;
65.0,12.0,923.0;
65.0,12.0,923.0;
65.0,12.0,923.0;
65.0,12.0,923.0;
65.0,12.0,923.0;
65.0,12.0,923.0;
65.0,12.0,923.0;
65.0,12.0,923.0;
65.0,12.0,923.0;
65.0,12.0,923.0;
65.0,12.0,923.0;
65.0,12.0,923.0;
65.0,12.0,923.0;
65.0,12.0,923.0;
65.0,12.0,923.0;
65.0,12.0,923.0;
65.0,12.0,923.0;
65.0,12.0,923.0;
];
susceptible = dynamics (:, 1);
infected = dynamics (:, 2);
recovered = dynamics (:, 3);
totalPopulation = susceptible(1) + infected(1) + recovered(1);
susceptibleRatio = susceptible ./ totalPopulation;
infectedRatio = infected ./ totalPopulation;
recoveredRatio = recovered ./ totalPopulation;
steps = length (susceptible);
indices = 0 : steps - 1;
indices = indices ./ 10.0;
figure
plot (indices, susceptibleRatio.', 'color', 'blue', 'linewidth', 2);
hold on
plot (indices, infectedRatio.', 'color', 'red', 'linewidth', 2);
hold on
plot (indices, recoveredRatio.', 'color', 'green', 'linewidth', 2);
set(gca,'YTick',0:0.05:1.0);
xlabel ('Time');
ylabel ('Population Ratio');
legend('Susceptible','Infected', 'Recovered');
